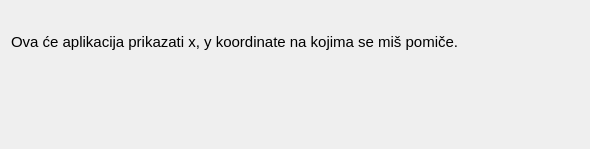
<?xml version="1.0" encoding="UTF-8"?>
<ui version="4.0">
 <class>Dialog</class>
 <widget class="QDialog" name="Dialog">
  <property name="geometry">
   <rect>
    <x>0</x>
    <y>0</y>
    <width>590</width>
    <height>149</height>
   </rect>
  </property>
  <property name="windowTitle">
   <string>Dialog</string>
  </property>
  <layout class="QGridLayout" name="gridLayout">
   <item row="0" column="0">
    <widget class="QLabel" name="label">
     <property name="font">
      <font>
       <family>MS Sans Serif</family>
       <pointsize>11</pointsize>
      </font>
     </property>
     <property name="text">
      <string>Ova će aplikacija prikazati x, y koordinate na kojima se miš pomiče.</string>
     </property>
    </widget>
   </item>
   <item row="1" column="0">
    <widget class="QLabel" name="label_2">
     <property name="font">
      <font>
       <family>MS Sans Serif</family>
       <pointsize>11</pointsize>
      </font>
     </property>
     <property name="text">
      <string/>
     </property>
    </widget>
   </item>
  </layout>
 </widget>
 <resources/>
 <connections/>
</ui>
